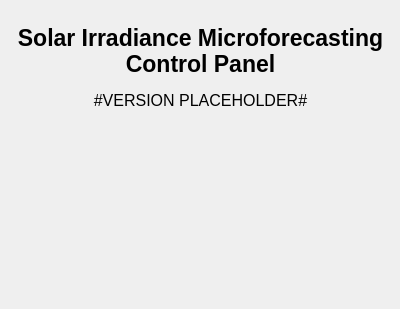
<?xml version="1.0" encoding="UTF-8"?>
<ui version="4.0">
 <class>aboutDialog</class>
 <widget class="QDialog" name="aboutDialog">
  <property name="windowModality">
   <enum>Qt::NonModal</enum>
  </property>
  <property name="geometry">
   <rect>
    <x>0</x>
    <y>0</y>
    <width>400</width>
    <height>309</height>
   </rect>
  </property>
  <property name="sizePolicy">
   <sizepolicy hsizetype="Fixed" vsizetype="Fixed">
    <horstretch>0</horstretch>
    <verstretch>0</verstretch>
   </sizepolicy>
  </property>
  <property name="minimumSize">
   <size>
    <width>400</width>
    <height>309</height>
   </size>
  </property>
  <property name="maximumSize">
   <size>
    <width>400</width>
    <height>309</height>
   </size>
  </property>
  <property name="windowTitle">
   <string>About SIMF</string>
  </property>
  <widget class="QLabel" name="label">
   <property name="geometry">
    <rect>
     <x>10</x>
     <y>10</y>
     <width>381</width>
     <height>81</height>
    </rect>
   </property>
   <property name="font">
    <font>
     <pointsize>17</pointsize>
     <weight>75</weight>
     <bold>true</bold>
    </font>
   </property>
   <property name="text">
    <string>Solar Irradiance Microforecasting Control Panel</string>
   </property>
   <property name="alignment">
    <set>Qt::AlignCenter</set>
   </property>
   <property name="wordWrap">
    <bool>true</bool>
   </property>
  </widget>
  <widget class="QLabel" name="label_2">
   <property name="geometry">
    <rect>
     <x>10</x>
     <y>90</y>
     <width>381</width>
     <height>21</height>
    </rect>
   </property>
   <property name="font">
    <font>
     <pointsize>12</pointsize>
    </font>
   </property>
   <property name="text">
    <string>#VERSION PLACEHOLDER#</string>
   </property>
   <property name="alignment">
    <set>Qt::AlignCenter</set>
   </property>
  </widget>
 </widget>
 <resources/>
 <connections/>
</ui>
